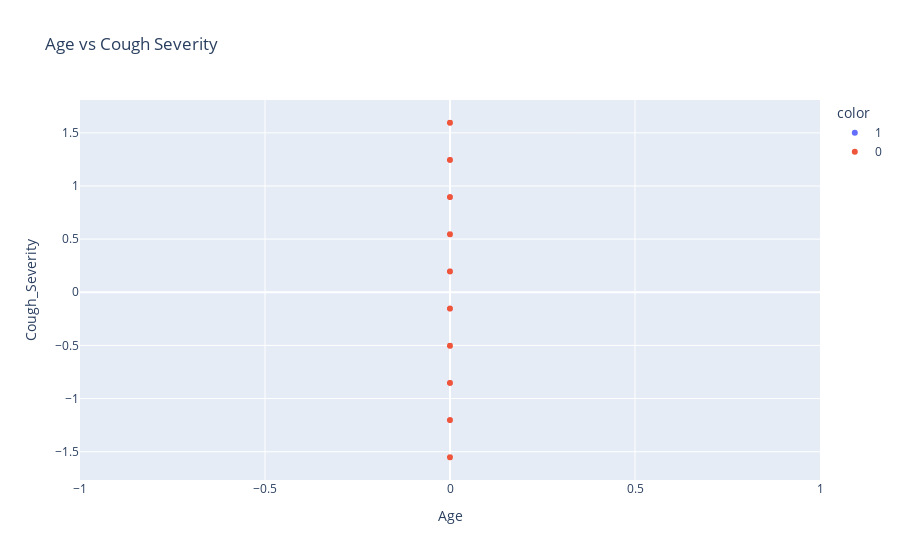
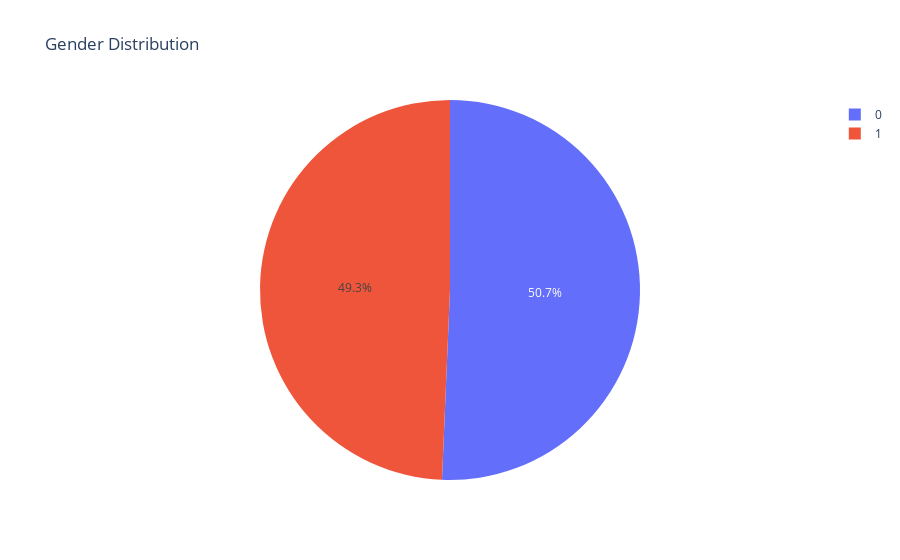
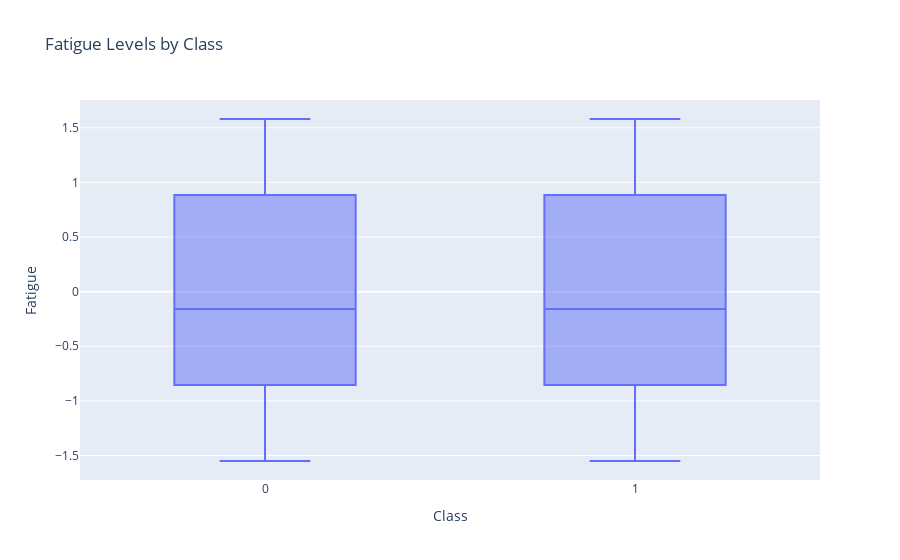

Write notebook code for charts like these, in order.
### Code cell
# Scatter Plot
fig = px.scatter(df, x='Age', y='Cough_Severity', color=df['Class'].astype(str), title="Age vs Cough Severity")
fig.show()

# Bar Chart with Line Chart Overlay
fig, ax1 = plt.subplots(figsize=(10, 6))
sns.barplot(x=df['Smoking_History'], y=df['Weight_Loss'], hue=df['Class'].astype(str), palette="rocket", ax=ax1)
ax2 = ax1.twinx()
sns.lineplot(x=df['Smoking_History'], y=df['Fatigue'], hue=df['Class'].astype(str), palette="rocket", ax=ax2, legend=False)
plt.title("Smoking History vs Weight Loss and Fatigue Levels")
plt.show()

# Pie Chart
fig = px.pie(df, names='Gender', title="Gender Distribution")
fig.show()

# Box Plot
fig = px.box(df, x='Class', y='Fatigue', title="Fatigue Levels by Class")
fig.show()

plt.figure(figsize=(12, 6))
numeric_df = df.select_dtypes(include=[np.number])  # Select only numeric columns
sns.heatmap(numeric_df.corr(), annot=True, cmap='coolwarm', fmt='.2f')
plt.title("Feature Correlation Heatmap")
plt.show()

### Figure 1 — Plotly figure (JSON) as saved in the notebook; plotly's stock layout.template omitted (floating-point values rounded to 4 significant figures; data arrays with more than 128 entries replaced by an {"elided": "..."} marker saying what was removed)
{"data": [{"hovertemplate": "color=1<br>Age=%{x}<br>Cough_Severity=%{y}<extra></extra>", "legendgroup": "1", "marker": {"color": "#636efa", "symbol": "circle"}, "mode": "markers", "name": "1", "showlegend": true, "type": "scattergl", "x": {"elided": "1245 int values"}, "xaxis": "x", "y": {"elided": "1245 float values"}, "yaxis": "y"}, {"hovertemplate": "color=0<br>Age=%{x}<br>Cough_Severity=%{y}<extra></extra>", "legendgroup": "0", "marker": {"color": "#EF553B", "symbol": "circle"}, "mode": "markers", "name": "0", "showlegend": true, "type": "scattergl", "x": {"elided": "2927 int values"}, "xaxis": "x", "y": {"elided": "2927 float values"}, "yaxis": "y"}], "layout": {"autosize": true, "legend": {"title": {"text": "color"}, "tracegroupgap": 0}, "title": {"text": "Age vs Cough Severity"}, "xaxis": {"anchor": "y", "autorange": true, "domain": [0, 1], "range": [-1, 1], "title": {"text": "Age"}, "type": "linear"}, "yaxis": {"anchor": "x", "autorange": true, "domain": [0, 1], "range": [-1.812, 1.855], "title": {"text": "Cough_Severity"}, "type": "linear"}}}

### Figure 2 — Plotly figure (JSON) as saved in the notebook; plotly's stock layout.template omitted (floating-point values rounded to 4 significant figures; data arrays with more than 128 entries replaced by an {"elided": "..."} marker saying what was removed)
{"data": [{"domain": {"x": [0, 1], "y": [0, 1]}, "hovertemplate": "Gender=%{label}<extra></extra>", "labels": {"elided": "4172 int values"}, "legendgroup": "", "name": "", "showlegend": true, "type": "pie"}], "layout": {"autosize": true, "legend": {"tracegroupgap": 0}, "title": {"text": "Gender Distribution"}}}

### Figure 3 — Plotly figure (JSON) as saved in the notebook; plotly's stock layout.template omitted (floating-point values rounded to 4 significant figures; data arrays with more than 128 entries replaced by an {"elided": "..."} marker saying what was removed)
{"data": [{"alignmentgroup": "True", "hovertemplate": "Class=%{x}<br>Fatigue=%{y}<extra></extra>", "legendgroup": "", "marker": {"color": "#636efa"}, "name": "", "notched": false, "offsetgroup": "", "orientation": "v", "showlegend": false, "type": "box", "x": {"elided": "4172 int values"}, "x0": " ", "xaxis": "x", "y": {"elided": "4172 float values"}, "y0": " ", "yaxis": "y"}], "layout": {"autosize": true, "boxmode": "group", "legend": {"tracegroupgap": 0}, "title": {"text": "Fatigue Levels by Class"}, "xaxis": {"anchor": "y", "autorange": true, "domain": [0, 1], "range": [-0.5, 1.5], "title": {"text": "Class"}, "type": "linear"}, "yaxis": {"anchor": "x", "autorange": true, "domain": [0, 1], "range": [-1.724, 1.755], "title": {"text": "Fatigue"}, "type": "linear"}}}
